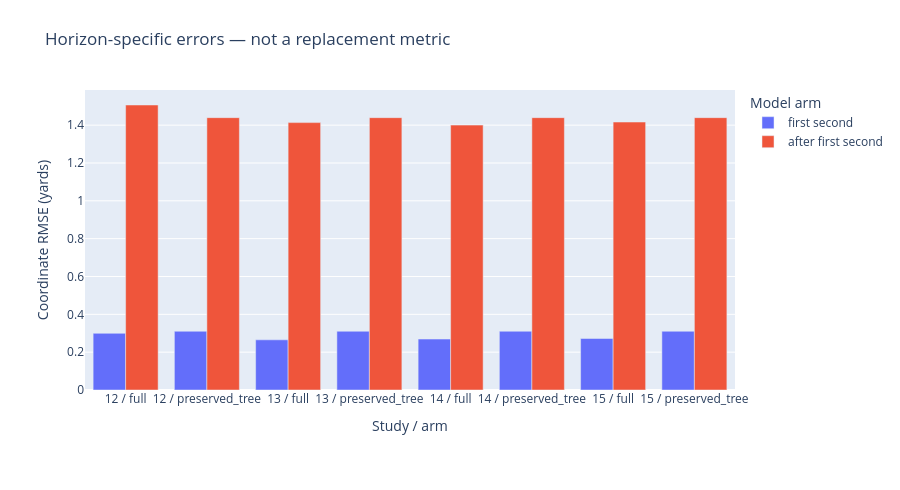

Here is the notebook cell this chart was saved with:
### Markdown cell above
## 4. Forecast horizon

All forecast rows remain in the official metric. Longer horizons are diagnostic segments, not separate model-selection targets.

### Code cell
fig=go.Figure()
for region in ('first_second','after_first_second'):
    x,y=[],[]
    for s in recent:
        for item in s.get('slices',[]):
            if item.get('slice')==region and item.get('arm') in ('full','preserved_tree'):
                x.append(str(s['round'])+' / '+item['arm']);y.append(item['rmse'])
    fig.add_bar(x=x,y=y,name=region.replace('_',' '))
show(style(fig,'Horizon-specific errors — not a replacement metric','Study / arm','Coordinate RMSE (yards)'))

### Figure 1 — Plotly figure (JSON) as saved in the notebook; plotly's stock layout.template omitted (floating-point values rounded to 4 significant figures)
{"data": [{"name": "first second", "x": ["12 / full", "12 / preserved_tree", "13 / full", "13 / preserved_tree", "14 / full", "14 / preserved_tree", "15 / full", "15 / preserved_tree"], "y": [0.2996, 0.3105, 0.2653, 0.3105, 0.2692, 0.3105, 0.2723, 0.3105], "type": "bar"}, {"name": "after first second", "x": ["12 / full", "12 / preserved_tree", "13 / full", "13 / preserved_tree", "14 / full", "14 / preserved_tree", "15 / full", "15 / preserved_tree"], "y": [1.506, 1.44, 1.413, 1.44, 1.4, 1.44, 1.416, 1.44], "type": "bar"}], "layout": {"margin": {"l": 85, "r": 35, "t": 90, "b": 100}, "legend": {"title": {"text": "Model arm"}}, "title": {"text": "Horizon-specific errors — not a replacement metric"}, "xaxis": {"title": {"text": "Study / arm"}}, "yaxis": {"title": {"text": "Coordinate RMSE (yards)"}}, "height": 490}}
